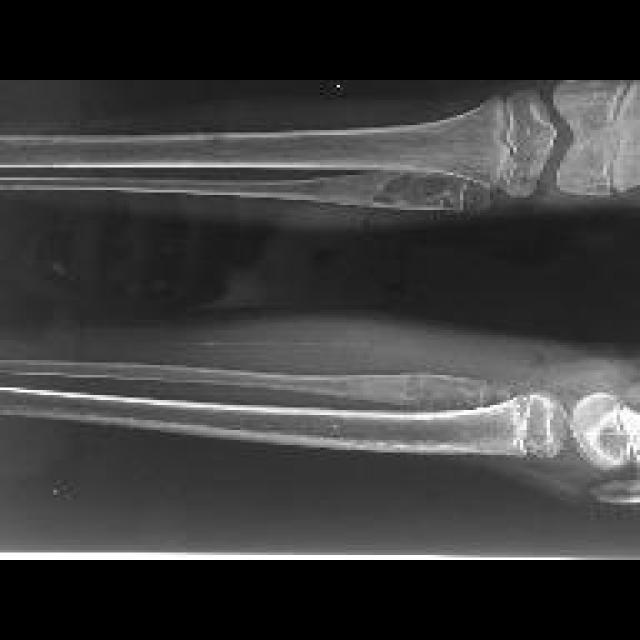
#> input picture dataset/dataset/test/cancer/155_JPG_jpg.rf.0493e4d8c2796c0bbf6d36e6a52f26d1.jpg, 640 x 640 px, given as the content of the folder dataset/train/normal, which was not available
$ python bone_cancer_kmeans_knn.py
#> lines starting #> are read from the running program, lines starting #| are printed output that depends on the picture; after the words box and inside, x2 and y2 are one past the last pixel; in counts of white or black regions, pixels touching at a corner belong together; pictures that were not available may be replaced by others from this repository, and a replacement may not be noted
import cv2
import numpy as np
import matplotlib.pyplot as plt
import os
import random
from sklearn.neighbors import KNeighborsClassifier
from sklearn.metrics import classification_report, accuracy_score

# -------------------------------
# 1️⃣  K-MEANS SEGMENTATION
# -------------------------------
def segment_bone(image_path, k=3):
    img = cv2.imread(image_path)
    if img is None:
        print("❌ Error: Image not found at", image_path)
        return None

    img_rgb = cv2.cvtColor(img, cv2.COLOR_BGR2RGB)
    pixel_values = img_rgb.reshape((-1, 3))
    pixel_values = np.float32(pixel_values)

    criteria = (cv2.TERM_CRITERIA_EPS + cv2.TERM_CRITERIA_MAX_ITER, 100, 0.2)
    _, labels, centers = cv2.kmeans(pixel_values, k, None, criteria, 10, cv2.KMEANS_RANDOM_CENTERS)

    centers = np.uint8(centers)
    segmented = centers[labels.flatten()]
    segmented_image = segmented.reshape(img_rgb.shape)
    return segmented_image


# -------------------------------
# 2️⃣  FEATURE EXTRACTION FUNCTION
# -------------------------------
def extract_features(image_path):
    img = cv2.imread(image_path)
    if img is None:
        return None
    img = cv2.resize(img, (128, 128))
    mean = np.mean(img, axis=(0, 1))
    std = np.std(img, axis=(0, 1))
    return np.concatenate([mean, std])


# -------------------------------
# 3️⃣  DATA LOADING FUNCTION
# -------------------------------
def load_data(base_dir):
    X, y = [], []
    for label, folder in enumerate(["normal", "cancer"]):
        folder_path = os.path.join(base_dir, folder)
        for file in os.listdir(folder_path):
            img_path = os.path.join(folder_path, file)
            features = extract_features(img_path)
            if features is not None:
                X.append(features)
                y.append(label)
    return np.array(X), np.array(y)


# -------------------------------
# 4️⃣  STAGE & LIFESPAN ESTIMATION
# -------------------------------
def estimate_stage(segmented_image):
    gray = cv2.cvtColor(segmented_image, cv2.COLOR_RGB2GRAY)
    _, thresh = cv2.threshold(gray, 180, 255, cv2.THRESH_BINARY)
    tumor_area = np.sum(thresh > 200)

    if tumor_area < 500:
        return 1
    elif tumor_area < 2000:
        return 2
    else:
        return 3


def estimate_lifespan(stage):
    base_years = 10
    if stage == 1:
        return f"{base_years - 1} to {base_years} years (Mild)"
    elif stage == 2:
        return f"{base_years - 4} to {base_years - 1} years (Moderate)"
    else:
        return f"{base_years - 7} to {base_years - 4} years (Severe)"


# -------------------------------
# 5️⃣  MAIN EXECUTION
# -------------------------------
print("📂 Loading data...")
X_train, y_train = load_data("dataset/train")
#> in extract_features, img is the input picture: shape (640, 640, 3); min 0, max 255, mean 59.4
#> in extract_features, `img = cv2.resize(img, (128, 128))`:
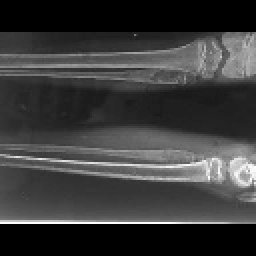
#> img: shape (128, 128, 3) (shown 2 times larger); min 0, max 255, mean 59.5
#> in extract_features, `mean = np.mean(img, axis=(0, 1))`: mean = [59.46, 59.46, 59.46]
#> in extract_features, `std = np.std(img, axis=(0, 1))`: std = [51.69, 51.69, 51.69]
#> in load_data, `features = extract_features(img_path)`: features = [59.46, 59.46, 59.46, 51.69, 51.69, 51.69]
X_val, y_val = load_data("dataset/valid")
X_test, y_test = load_data("dataset/test")

print(f"✅ Data Loaded: Train={len(X_train)}, Valid={len(X_val)}, Test={len(X_test)}")

# Train KNN classifier
knn = KNeighborsClassifier(n_neighbors=3)
knn.fit(X_train, y_train)
print("\n🤖 Model training completed.")

# Evaluate on validation data
y_val_pred = knn.predict(X_val)
print("\n📊 Validation Accuracy:", round(accuracy_score(y_val, y_val_pred), 3))

# Evaluate on test data
y_test_pred = knn.predict(X_test)
print("\n✅ Final Test Results:")
print("Accuracy:", round(accuracy_score(y_test, y_test_pred), 3))
print("\nClassification Report:\n", classification_report(y_test, y_test_pred))


# -------------------------------
# 6️⃣  VISUALIZATION + STAGE PREDICTION
# -------------------------------
def predict_and_visualize(image_path):
    segmented = segment_bone(image_path)
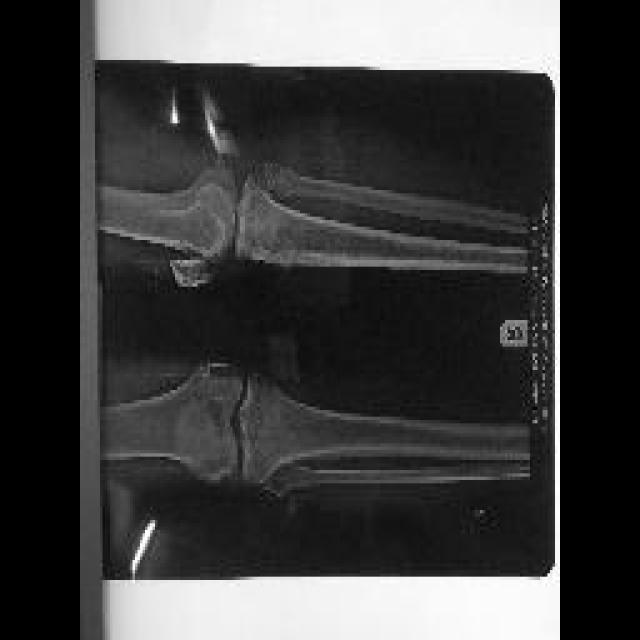
#> input picture dataset/dataset/test/cancer/67_JPG_jpg.rf.66c4094fed5a5143b11c87af3dc8ec69.jpg, 640 x 640 px, found by its file name
#> in segment_bone, img is the input picture: shape (640, 640, 3); min 0, max 255, mean 62.7
#> in segment_bone, `_, labels, centers = cv2.kmeans(pixel_values, k, None, criteria, 10, c..`: centers = [[71.18, 71.18, 71.18], [239.7, 239.7, 239.7], [15.89, 15.89, 15.89]]
#> in segment_bone, `centers = np.uint8(centers)`: centers = [[71, 71, 71], [239, 239, 239], [15, 15, 15]]
#> in segment_bone, `segmented_image = segmented.reshape(img_rgb.shape)`:
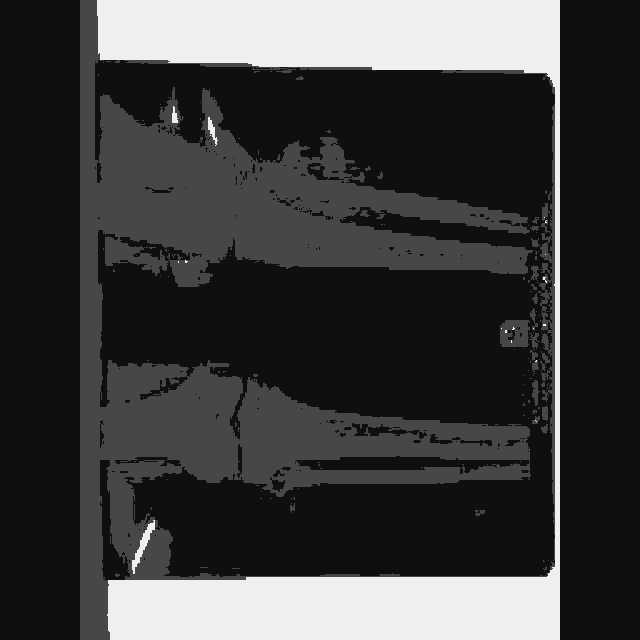
#> segmented_image: shape (640, 640, 3); min 15, max 239, mean 62
    if segmented is None:
        return

    stage = estimate_stage(segmented)
#> in estimate_stage, `_, thresh = cv2.threshold(gray, 180, 255, cv2.THRESH_BINARY)`:
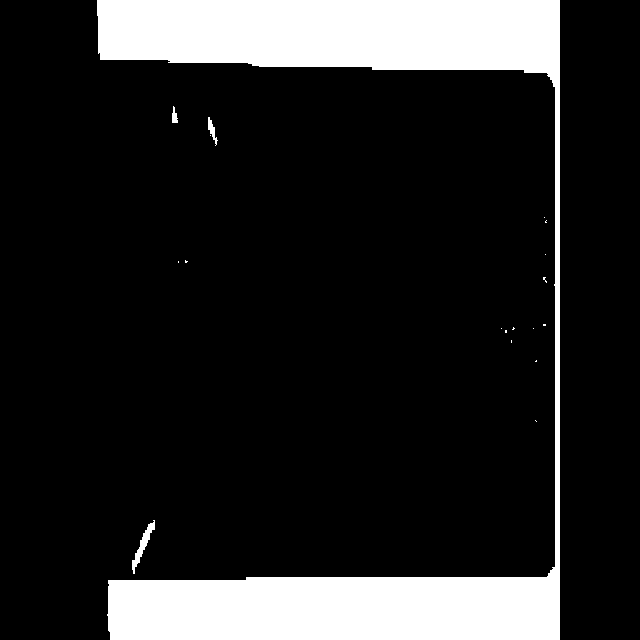
#> thresh: shape (640, 640); 15.1% white; 19 white regions (15 under 20 px), largest, box (x1, y1, x2, y2) and area: (97, 0, 560, 640) 61479, (132, 520, 155, 574) 322, (208, 117, 218, 146) 109, (172, 106, 178, 123) 67
#> in estimate_stage, `tumor_area = np.sum(thresh > 200)`: tumor_area = 62030
#> stage = 3
    lifespan = estimate_lifespan(stage)
#> lifespan = '3 to 6 years (Severe)'

    plt.figure(figsize=(7,7))
    plt.imshow(segmented)
    plt.title(f"Predicted Stage: {stage}\nEstimated Lifespan: {lifespan}", fontsize=12)
    plt.axis("off")
    plt.show()


# Pick a sample image from test set
sample_img = "dataset/test/cancer/" + random.choice(os.listdir("dataset/test/cancer"))
predict_and_visualize(sample_img)
